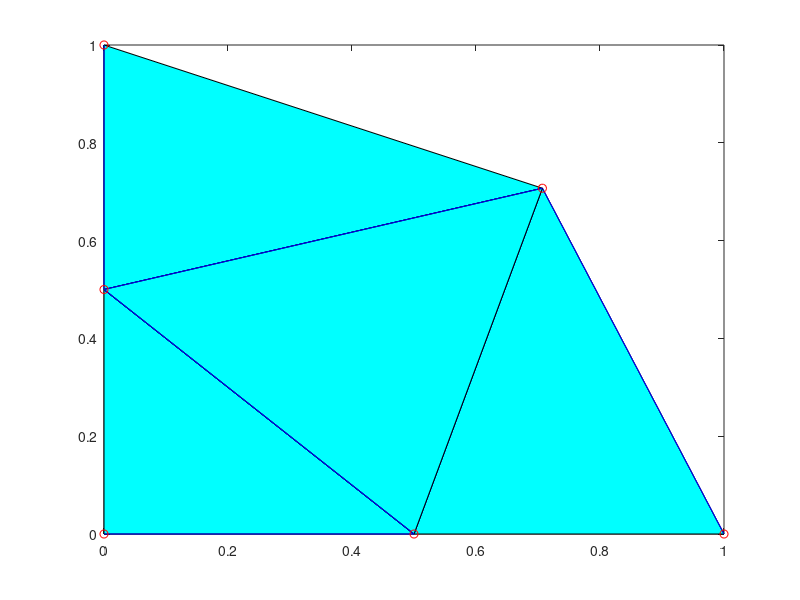

The MATLAB script that drew this image: (Note: this script raises an error after producing the figure.)
clear all
close all
%-----------------------------------------------------------
%       Tarefa 65 : Converter uma malha de T3 numa de T6 
%-----------------------------------------------------------
%   conversion of triangular meshes to tri-6
x=[1 0 0 0.707107 0 0.5]'
y=[0 1 0 0.707107 0.5 0]'
TRI=[1 4 6;2 5 4;3 6 5;4 5 6] 

figure(1)
Nelt=size(TRI,1)
for i=1: Nelt
no1=TRI(i,1)
no2=TRI(i,2)
no3=TRI(i,3)   
edofs=[no1 no2 no3]
%polyshape (x(edofs)',y(edofs)');hold
fill (x(edofs),y(edofs),'c');hold on
plot(x(edofs),y(edofs),'b');hold on
end
plot(x,y,'ro');

Nnds=size(x,1)
Nels=0
Nfron = Nnds    % freeze number of nodes for later use
for i=1: Nelt
no1=TRI(i,1)
no2=TRI(i,2)
no3=TRI(i,3)  
    % cria novos pontos no lado 1-2
    Nnds= Nnds + 1
    x(Nnds)=(x(no1)+x(no2))/2
    y(Nnds)=(y(no1)+y(no2))/2
    no4 = Nnds
    % cria novos pontos no lado 2-3
    Nnds= Nnds + 1
    x(Nnds)=(x(no3)+x(no2))/2
    y(Nnds)=(y(no3)+y(no2))/2
    no5 = Nnds
    % cria novos pontos no lado 3-1
    Nnds= Nnds + 1
    x(Nnds)=(x(no3)+x(no1))/2
    y(Nnds)=(y(no3)+y(no1))/2
    no6 = Nnds
    Nnds =size(x,1);        % numero de nos dos TRI gerados
%----------- corrigir a posicao dos nos da fronteira aqui -----------------
%            para assegurar ter o raio exactamente r=1
kount=0
for k=1:Nnds
    xx=x(k);
    yy=y(k);
    % calcular o raio
    r =sqrt(xx^2+yy^2);
    if (r > 0.92)  % seleccao dos nos da fronteira feita pelo valor do raio
        %   este no esta na fronteira
        %   corrigir as coordenadas para ter o raio exactamente r=1
        kount=kount+1;
        x(k)=xx/r;
        y(k)=yy/r;
    end
end
    Nels=Nels+1
    %   actualize a lista de TRI
    tri6(i,1)=no1
    tri6(i,2)=no2
    tri6(i,3)=no3
    tri6(i,4)=no4
    tri6(i,5)=no5
    tri6(i,6)=no6
end
%--------------------------------------------------------------------------
%       eliminar nos duplos
%--------------------------------------------------------------------------
[B C status]=unique([x y],'rows','stable');
x=B(:,1);
y=B(:,2);
Nnds=size(x,1);
%--------------------------------------------------------------------------
%       fim de eliminar nos duplos
%--------------------------------------------------------------------------
Nelt=size(TRI,1)

for i=1: Nelt
no1=tri6(i,1)
no2=tri6(i,2)
no3=tri6(i,3)
no4=tri6(i,4)
no5=tri6(i,5)
no6=tri6(i,6)
%   actualize a lista de quads
    tri6(i,1)=status(no1)
    tri6(i,2)=status(no2)
    tri6(i,3)=status(no3)
    tri6(i,4)=status(no4)
    tri6(i,5)=status(no5)
    tri6(i,6)=status(no6)
end


figure
Nels=size(tri6,1)
for i=1: Nels
no1=tri6(i,1)
no2=tri6(i,2)
no3=tri6(i,3)
no4=tri6(i,4)
no5=tri6(i,5)
no6=tri6(i,6)
 
edofs=[no1 no4 no2 no5 no3 no6]
%polyshape (x(edofs)',y(edofs)');hold
fill (x(edofs),y(edofs),'y');hold on
plot(x(edofs),y(edofs),'b');hold on
end
plot(x,y,'ro');